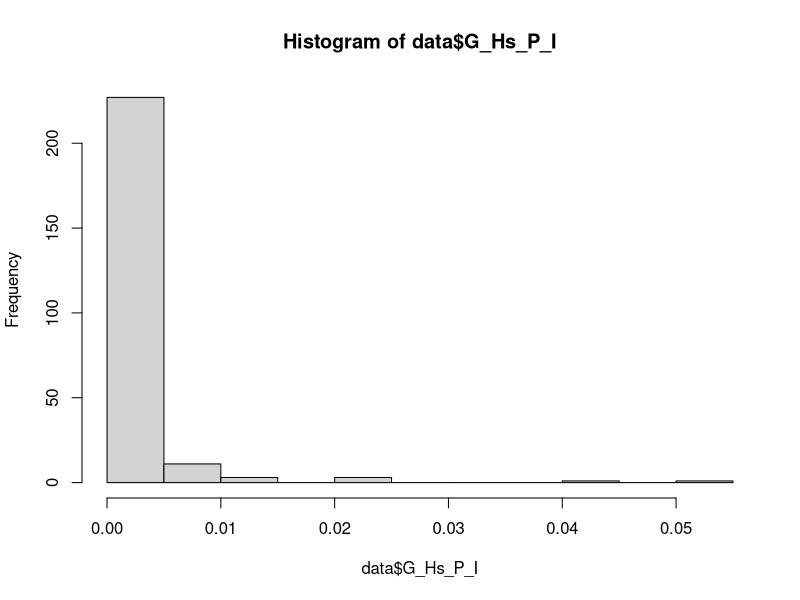
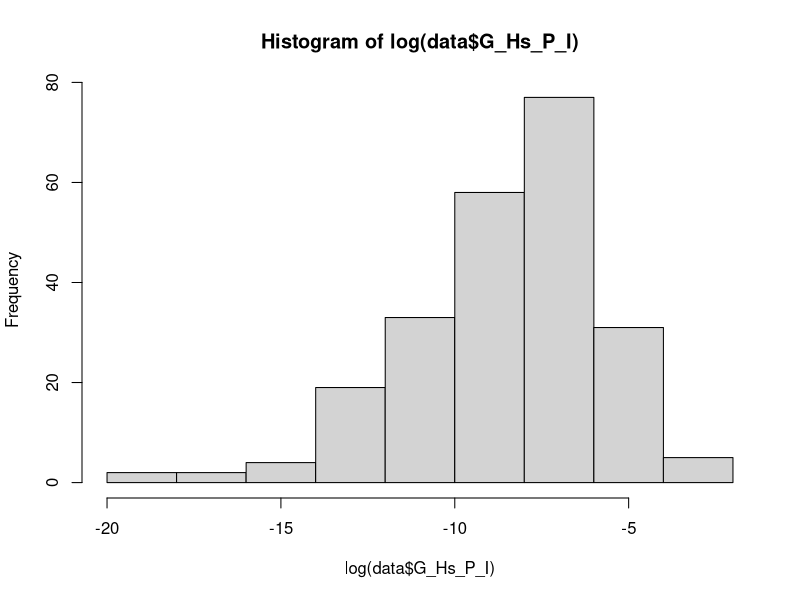
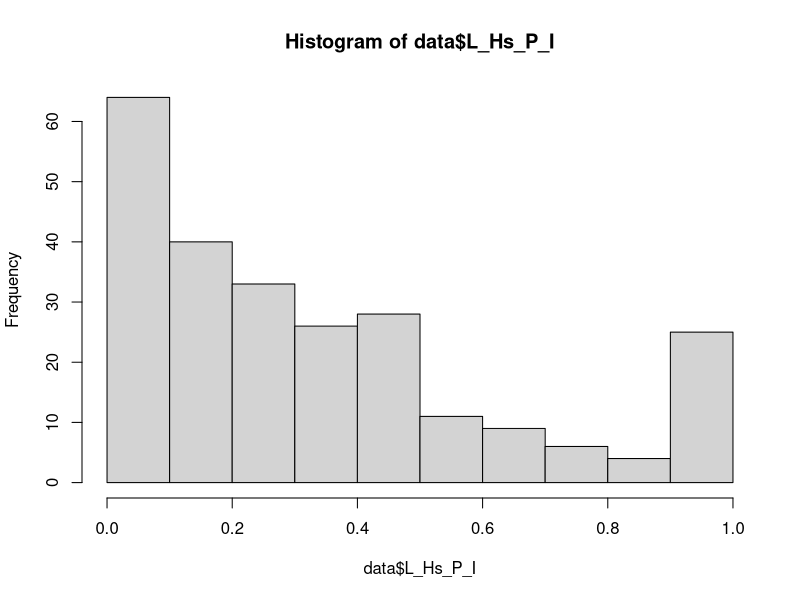

These charts were generated, in order, by the following R code:
# Joy Kumagai 
# Date: March 2021
# Statistics
# Marine Habitat Protection Indicator

##### Load Packages #####
library(tidyverse) # Easily Install and Load the 'Tidyverse'

##### Descriptive Statistics #####
data <- read.csv("Data_final/habitat_protection_indexes_average.csv")

## Global Habitat Protection Index (top jurisdictions)
top_5 <- data %>% 
  slice_max(order_by = G_Hs_P_I, n = 5) %>% 
  print()

sum(top_5$G_Hs_P_I)

## Counts for L_Hs_P_I (Local Habitat Protection Index)
n <- data %>% 
  drop_na(L_Hs_P_I) %>% 
  count() %>% 
  print()

n_zero <- data %>% 
  filter(L_Hs_P_I == 0) %>% 
  count() %>% 
  print()

n_hundred <- data %>% 
  filter(L_Hs_P_I == 1) %>% 
  count() %>% 
  print()

## Histograms 
# Global Habitat Protection Index 
hist(data$G_Hs_P_I)
hist(log(data$G_Hs_P_I))

# Local Habitat Protection Index 
hist(data$L_Hs_P_I)
quantile(data$L_Hs_P_I, na.rm = TRUE)

data %>% 
  filter(L_Hs_P_I > .50) %>% 
  count()

## Targeted Global Habitat Protection Index
data %>% 
  slice_max(order_by = T_Hs_I, n = 10) # Top 10 

## Habitat Specific Counts of Jurisdictions
data2 <- read.csv("Data_final/habitat_protection_indexes.csv")
data2 %>% 
  filter(habitat == "coldcorals") %>% 
  drop_na(T_H_I) %>% 
  count()

data2 %>% 
  filter(habitat == "coralreefs") %>% 
  drop_na(T_H_I) %>% 
  count()

data2 %>% 
  filter(habitat == "knolls_seamounts") %>% 
  drop_na(T_H_I) %>% 
  count()

data2 %>% 
  filter(habitat == "mangroves") %>% 
  drop_na(T_H_I) %>% 
  count()

data2 %>% 
  filter(habitat == "saltmarshes") %>% 
  drop_na(T_H_I) %>% 
  count()

data2 %>% 
  filter(habitat == "seagrasses") %>% 
  drop_na(T_H_I) %>% 
  count()
